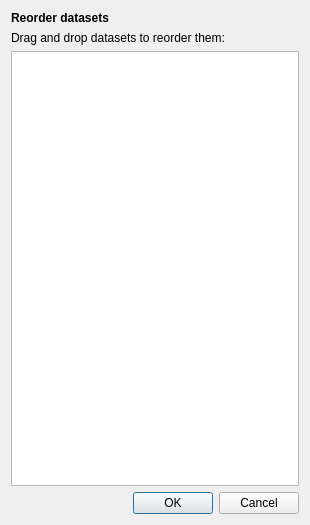
<?xml version="1.0" encoding="UTF-8"?>
<ui version="4.0">
 <class>Dialog</class>
 <widget class="QDialog" name="Dialog">
  <property name="geometry">
   <rect>
    <x>0</x>
    <y>0</y>
    <width>310</width>
    <height>525</height>
   </rect>
  </property>
  <property name="windowTitle">
   <string>Dialog</string>
  </property>
  <layout class="QVBoxLayout" name="verticalLayout">
   <item>
    <widget class="QLabel" name="label">
     <property name="font">
      <font>
       <weight>75</weight>
       <bold>true</bold>
      </font>
     </property>
     <property name="text">
      <string>Reorder datasets</string>
     </property>
    </widget>
   </item>
   <item>
    <widget class="QLabel" name="label_2">
     <property name="text">
      <string>Drag and drop datasets to reorder them:</string>
     </property>
    </widget>
   </item>
   <item>
    <widget class="QListWidget" name="itemList">
     <property name="dragDropMode">
      <enum>QAbstractItemView::InternalMove</enum>
     </property>
    </widget>
   </item>
   <item>
    <widget class="QDialogButtonBox" name="buttonBox">
     <property name="orientation">
      <enum>Qt::Horizontal</enum>
     </property>
     <property name="standardButtons">
      <set>QDialogButtonBox::Cancel|QDialogButtonBox::Ok</set>
     </property>
    </widget>
   </item>
  </layout>
 </widget>
 <resources/>
 <connections>
  <connection>
   <sender>buttonBox</sender>
   <signal>accepted()</signal>
   <receiver>Dialog</receiver>
   <slot>accept()</slot>
   <hints>
    <hint type="sourcelabel">
     <x>248</x>
     <y>254</y>
    </hint>
    <hint type="destinationlabel">
     <x>157</x>
     <y>274</y>
    </hint>
   </hints>
  </connection>
  <connection>
   <sender>buttonBox</sender>
   <signal>rejected()</signal>
   <receiver>Dialog</receiver>
   <slot>reject()</slot>
   <hints>
    <hint type="sourcelabel">
     <x>316</x>
     <y>260</y>
    </hint>
    <hint type="destinationlabel">
     <x>286</x>
     <y>274</y>
    </hint>
   </hints>
  </connection>
 </connections>
</ui>
